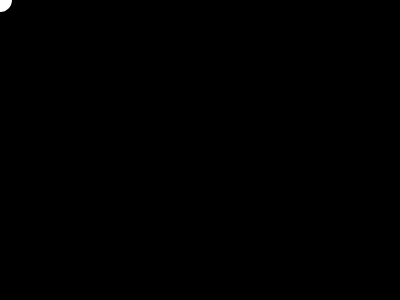
Frame 1 (no input)
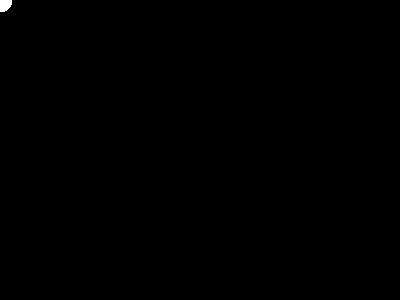
Frame 60 (no input)
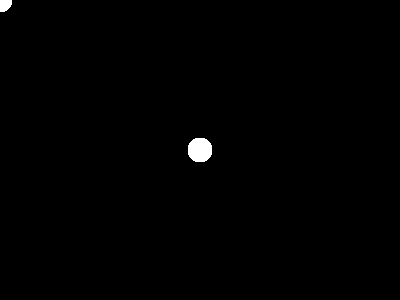
Frame 120 (the mouse pressed at the canvas centre since frame 60)

The p5.js sketch that drew these frames (run headless with seeded random() and noise() and a simulated clock; from frame 60 on, the mouse is pressed at the canvas centre):

// p5.js sketch
// ── sketch.js
function setup() {
    createCanvas(400, 300);
    background(0);
}

function draw() {
    noStroke();
    fill(255);
    circle(mouseX, mouseY, 24);

}
